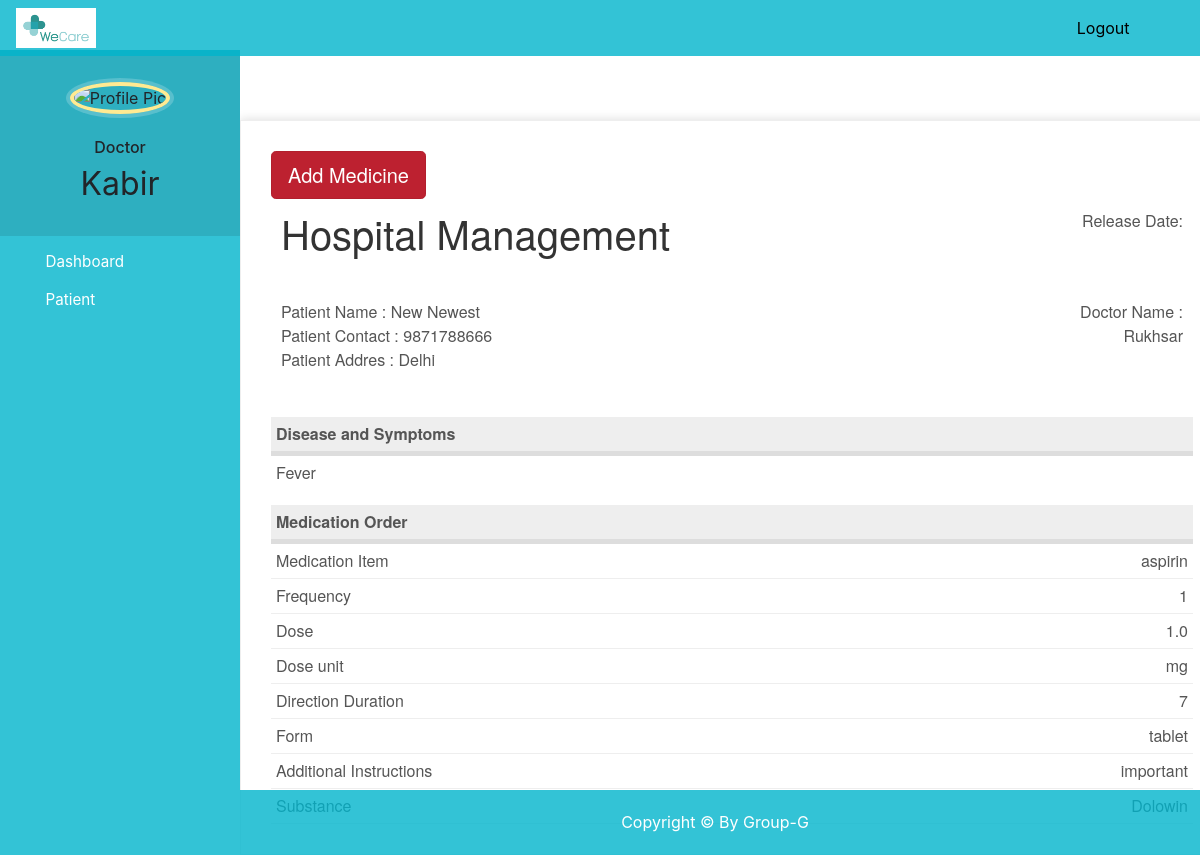
/patient-prescription/7 (signed in), run on the app's committed database.
### hospital/models.py (models this page shows, shortened)
class Patient(models.Model):
    user = models.OneToOneField(User, on_delete=models.CASCADE)
    profile_pic = models.ImageField(
        upload_to='profile_pic/PatientProfilePic/', null=True, blank=True)
    address = models.CharField(max_length=40)
    mobile = models.CharField(max_length=20, null=False)
    symptoms = models.CharField(max_length=100, null=False)
    assignedDoctorId = models.PositiveIntegerField(null=True)
    allergy_substance = models.CharField(max_length=100)
    allergy_criticality = models.CharField(
        max_length=20, choices=criticality, default='low')
    problems_list = models.CharField(max_length=100, null=False)
    immunization = models.CharField(max_length=100, null=False)
    history_procedure = models.CharField(max_length=100, null=False)
    diagnostic_results = models.FileField(
        upload_to='patient_document/', null=True, blank=True)
    past_history_of_illness = models.CharField(max_length=100, null=False)
    @property
    def get_name(self):
        return self.user.first_name+" "+self.user.last_name

class PatientPrescriptionDetails(models.Model):
    patientId=models.PositiveIntegerField(null=True)
    medicationItem=models.CharField(max_length=100)
    frequency=models.PositiveIntegerField(null=False)
    dose=models.FloatField(null=False)
    doseUnit=models.CharField(max_length=100)
    directionDuration=models.PositiveIntegerField(null=False)
    form=models.CharField(max_length=100)
    additionalInstruc=models.CharField(max_length=400)
    substance=models.CharField(max_length=100)
    date=models.DateField(auto_now=True)

### hospital/views.py (the view)
# urls.py: path('patient-prescription/<int:pk>', views.prescription_patient_view,name='patient-prescription'),
@login_required(login_url='doctorlogin')
@user_passes_test(is_doctor)
def prescription_patient_view(request,pk):
    patient = models.Patient.objects.get(id=pk)
    assignedDoctor = models.User.objects.all().filter(id=patient.assignedDoctorId)
    pDD = models.PatientPrescriptionDetails.objects.all().filter(patientId=pk)
    patientDict = {
        'patientId': pk,
        'name': patient.get_name,
        'mobile': patient.mobile,
        'address': patient.address,
        'symptoms': patient.symptoms,
        'assignedDoctorName': assignedDoctor[0].first_name,
        'pDD':pDD
    }
    return render(request, 'hospital/patient_generate_prescription.html', context=patientDict)

### hospital/views.py (called while the page is built)
def is_doctor(user):
    return user.groups.filter(name='DOCTOR').exists()

### templates/hospital/patient_generate_prescription.html (shortened to what this page needs)
{% extends 'hospital/doctor_base.html' %}
{% load static %}
{% block content %}
<head>
</head>
<br><br><br>
<div class="invoice-box">
  <table cellpadding="0" cellspacing="0">
    <tr class="top">
      <td colspan="2">
        <table>
          <tr>
            <td class="title">
              <h1>Hospital Management</h1>
            </td>
            <td>
              Release Date: {{todayDate}}<br>
            </td>
          </tr>
        </table>
      </td>
    </tr>
    <tr class="information">
      <td colspan="2">
        <table>
          <tr>
            <td>
              Patient Name : {{name}}<br>
              Patient Contact : {{mobile}}<br>
              Patient Addres : {{address}}<br>
            </td>
            <td>
              Doctor Name :<br>
              {{assignedDoctorName}}<br>
            </td>
          </tr>
        </table>
      </td>
    </tr>
    <tr class="heading">
      <td>
        Disease and Symptoms
      </td>
      <td>
      </td>
    </tr>
    <tr class="details">
      <td>
        {{symptoms}}
      </td>
    </tr>
    <tr class="heading">
      <td>
        Medication Order
      </td>
      <td>
      </td>
    </tr>
    {% for m in pDD %}
    <tr class="item">
      <td>
        Medication Item
      </td>
      <td>
        {{m.medicationItem}}
      </td>
    </tr>
    <tr class="item">
      <td>
        Frequency
      </td>
      <td>
        {{m.frequency}}
      </td>
    </tr>
    <tr class="item">
      <td>
        Dose
      </td>
      <td>
        {{m.dose}}
      </td>
    </tr>
    <tr class="item">
      <td>
        Dose unit
      </td>
      <td>
        {{m.doseUnit}}
      </td>
    </tr>
    <tr class="item">
      <td>
        Direction Duration
      </td>
      <td>
        {{m.directionDuration}}
      </td>
    </tr>
    <tr class="item">
      <td>
        Form
      </td>
      <td>
        {{m.form}}
      </td>
    </tr>
    <tr class="item">
      <td>
        Additional Instructions
      </td>
      <td>
        {{m.additionalInstruc}}
      </td>
    </tr>
    <tr class="item">
      <td>
        Substance
      </td>
      <td>
        {{m.substance}}
      </td>
    </tr>
    {% endfor %}
     <a href="{% url 'add-medicine' patientId %}" class="btn btn-danger btn-lg active" role="button" aria-pressed="true">Add Medicine</a>
  </table>
</div>
{% endblock content %}

### templates/hospital/doctor_base.html (shortened to what this page needs)
<!DOCTYPE html>
{% load static %}
<html lang="en">
<head>
  <link rel="stylesheet" href="https://stackpath.bootstrapcdn.com/bootstrap/4.3.1/css/bootstrap.min.css">
  <link rel="stylesheet" href="https://maxcdn.bootstrapcdn.com/font-awesome/4.7.0/css/font-awesome.min.css">
</head>
<body>
  <nav class="menu" tabindex="0">
    <header class="avatar">
      <img src="{% static doctor.profile_pic.url %}" alt="Profile Pic" />
      <br><br>
      <h6>Doctor</h6>
      <h2>{{request.user.first_name}}</h2>
    </header>
    <ul>
      <li tabindex="0" class="icon-dashboard"> <a style="color:white; text-decoration:none;" href="/doctor-dashboard"><span>Dashboard</span></a> </li>
      <li tabindex="0" class="icon-users"> <a style="color:white; text-decoration:none;" href="/doctor-patient-search"><span>Patient</span></a></li>
    </ul>
  </nav>
  <main>
    <div class="bs-example">
      <nav class="navbar navbar-expand-md  navbar-dark fixed-top" style="background:rgba(0, 181, 204,0.8);">
        <a class="navbar-brand" href="/" ><img src="{% static "images/logo.png" %}" width="80" height="40" style="position: absolute; top: 8px; bottom: 5px;" alt=""></a>
        <div class="collapse navbar-collapse justify-content-between" id="navbarCollapse">
          <div class="navbar-nav" style=" margin-left: 90%;">
            <a href="/logout" style="color:black" class="nav-item nav-link">Logout</a>
          </div>
        </div>
      </nav>
    </div>
    <br><br>
    {% block content %}
    {% endblock content %}
    <div class="footer">
      <p>
        Copyright &copy; By Group-G </p>
    </div>
  </main>
</body>
</html>

### templates/hospital/doctor_base.html (style rules this page uses)
.navbar-brand { color: #000; }
a:link { text-decoration: none; }
a { color: white; }
.footer { position: fixed; padding: 20px 250px 0px 0px; left: 240px; bottom: 0; width: 100%; background-color: rgba(0, 181, 204,0.8); color: white; text-align: center; height: 65px; }
body { padding-left: 240px; position: fixed; }
main { position: relative; width: 82vw; height: 100vh; overflow-y: scroll; }
.menu { background: rgba(0, 181, 204,0.8); height: 100vh; width: 240px; position: fixed; top: 0px; left: 0; z-index: 5; outline: none; }
.menu .avatar { background: rgba(0, 0, 0, 0.1); padding: 2em 0.5em; text-align: center; }
.menu .avatar img { width: 100px; border-radius: 50%; overflow: hidden; border: 4px solid #ffea92; box-shadow: 0 0 0 4px rgba(255, 255, 255, 0.2); }
.menu .avatar h2 { font-weight: normal; margin-bottom: 0; }
.menu ul { list-style: none; padding: 0.5em 0; margin: 0; }
.menu ul li { padding: 0.5em 1em 0.5em 3em; font-size: 0.95em; font-weight: regular; background-repeat: no-repeat; background-position: left 15px center; background-size: auto 20px; transition: all 0.15s linear; cursor: pointer; }
.menu ul li.icon-dashboard { background-image: url("http://www.entypo.com/images//gauge.svg"); }
.menu ul li.icon-users { background-image: url("http://www.entypo.com/images//users.svg"); }

### templates/hospital/patient_generate_prescription.html (style rules this page uses)
.invoice-box { width: 100%; max-width: 2000px; margin: auto; padding: 30px; border: 1px solid #eee; box-shadow: 0 0 10px rgba(0, 0, 0, .15); font-size: 16px; line-height: 24px; font-family: 'Helvetica Neue', 'Helvetica', Helvetica, Arial, sans-serif; color: #555; }
.invoice-box table { width: 100%; line-height: inherit; text-align: left; }
.invoice-box table td { padding: 5px; vertical-align: top; }
.invoice-box table tr td:nth-child(2) { text-align: right; }
.invoice-box table tr.top table td { padding-bottom: 20px; }
.invoice-box table tr.top table td.title { font-size: 45px; line-height: 45px; color: #333; }
.invoice-box table tr.information table td { padding-bottom: 40px; }
.invoice-box table tr.heading td { background: #eee; border-bottom: 5px solid #ddd; font-weight: bold; }
.invoice-box table tr.details td { padding-bottom: 20px; }
.invoice-box table tr.item td { border-bottom: 1px solid #eee; }
.menu { top: 50px; }

### data on the page
Patient: mobile "9871788666", address "Delhi", symptoms "Fever"
PatientPrescriptionDetails: medicationItem "aspirin", frequency "1", dose "1.0", doseUnit "mg", directionDuration "7", form "tablet", additionalInstruc "important", substance "Dolowin"

### other printed values
{{ request.user.first_name }} "Kabir"
{{ name }} "New Newest"
{{ assignedDoctorName }} "Rukhsar"
